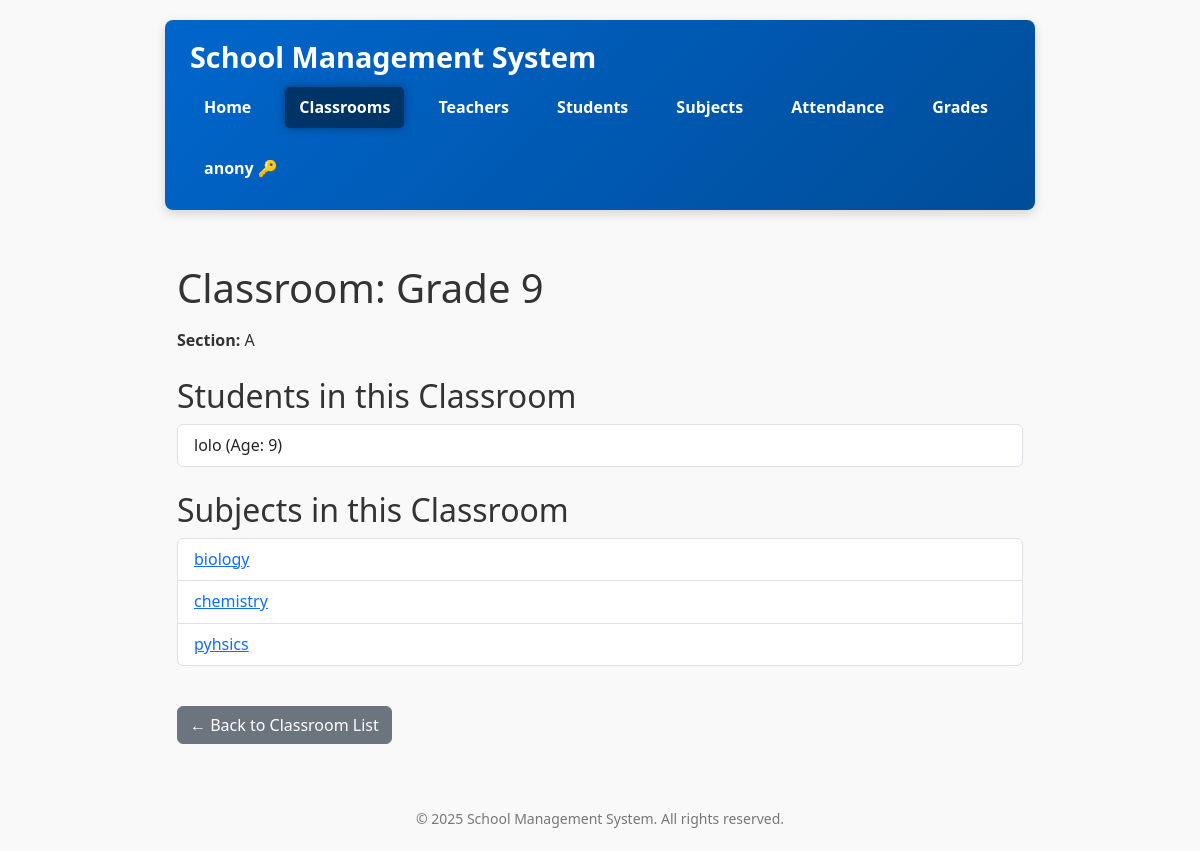
/classrooms/9/ (signed in), run on an earlier commit of the app's database.
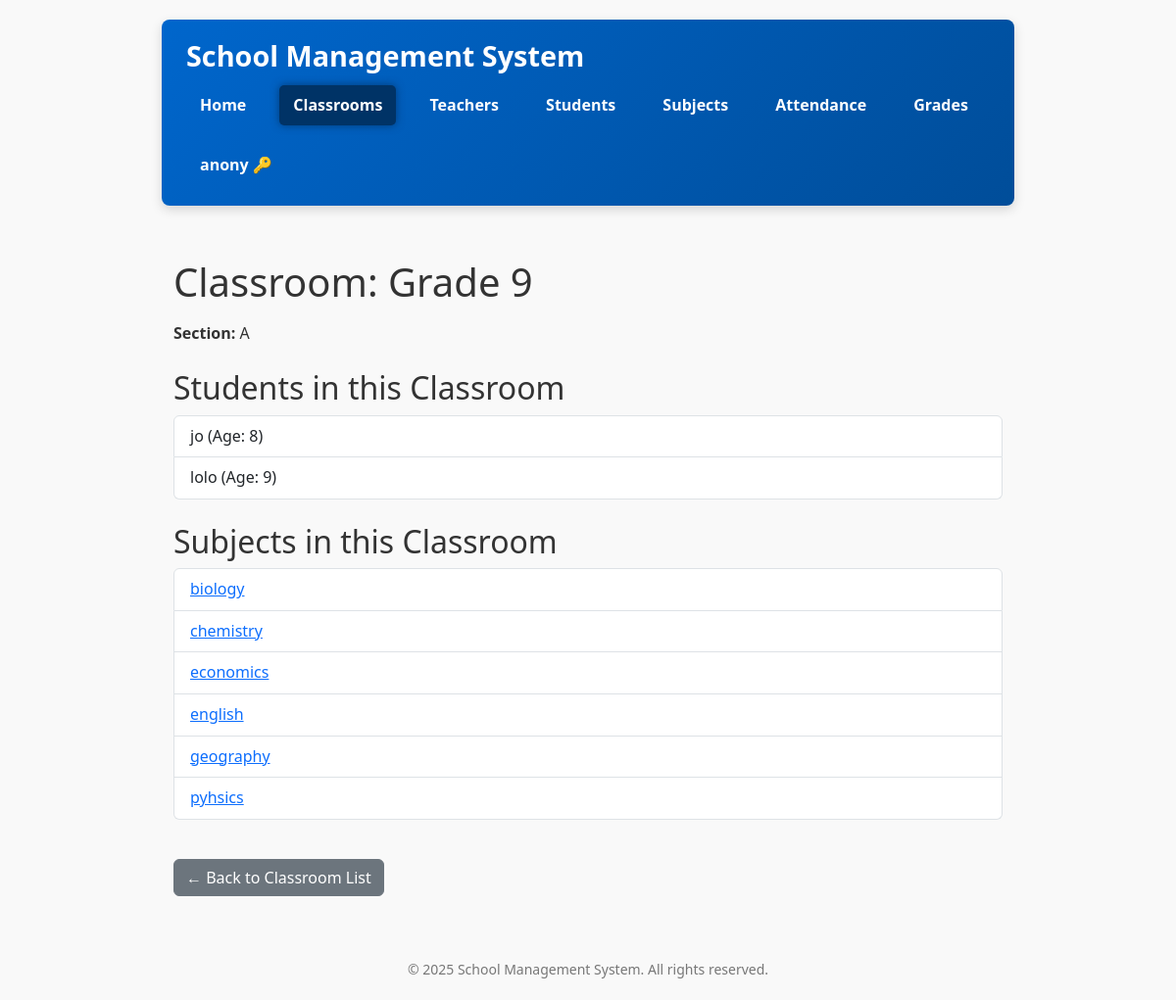
And on a later commit of the database.
### school/models.py (models this page shows, shortened)
class Student(models.Model):
    user = models.OneToOneField(settings.AUTH_USER_MODEL, on_delete=models.CASCADE)
    GENDER_CHOICES = [('Male', 'Male'), ('Female', 'Female'), ('Other', 'Other')]
    name = models.CharField(max_length=100)
    age = models.PositiveIntegerField()
    gender = models.CharField(max_length=10, choices=GENDER_CHOICES)
    photo = models.ImageField(upload_to='student_photos/', blank=True, null=True)
    address = models.TextField(blank=True)
    parent_contact = models.CharField(max_length=20, blank=True)
    classroom = models.ForeignKey(ClassRoom, on_delete=models.CASCADE, related_name='students')
    class Meta:
        ordering = ['name']

class Subject(models.Model):
    name = models.CharField(max_length=100)
    code = models.CharField(max_length=10)
    class Meta:
        ordering = ['name']

### school/views.py (the view)
# urls.py: path('classrooms/<int:pk>/', views.classroom_detail, name='classroom_detail'),
@role_required(['ADMIN', 'TEACHER'])
def classroom_detail(request, pk):
    classroom = get_object_or_404(ClassRoom, pk=pk)
    user = request.user
    if hasattr(user, 'role') and user.role.upper() == 'TEACHER':
        teacher = get_object_or_404(Teacher, user=user)
        if not classroom.subjects.filter(teachers=teacher).exists():
            return HttpResponseForbidden("You do not have permission to view this classroom.")
    students = Student.objects.filter(classroom=classroom)
    subjects = classroom.subjects.all()
    return render(request, 'school/classroom_detail.html', {
        'classroom': classroom,
        'students': students,
        'subjects': subjects,
    })

### school/views.py (called while the page is built)
def role_required(allowed_roles=None):
    if allowed_roles is None:
        allowed_roles = []
    def decorator(view_func):
        @wraps(view_func)
        def wrapper(request, *args, **kwargs):
            if not request.user.is_authenticated:
                from django.contrib.auth.views import redirect_to_login
                return redirect_to_login(request.get_full_path())
            user = request.user
            if user.is_superuser:
                return view_func(request, *args, **kwargs)
            user_role = getattr(user, 'role', None)
            if user_role and user_role.upper() in [r.upper() for r in allowed_roles]:
                return view_func(request, *args, **kwargs)
            from django.shortcuts import redirect
            return redirect('school:no_permission')
        return wrapper
    return decorator

### school/templates/school/classroom_detail.html (shortened to what this page needs)
{% extends 'school/base.html' %}
{% block content %}
<h1 class="mb-3">Classroom: {{ classroom.name }}</h1>
<p><strong>Section:</strong> {{ classroom.section }}</p>
<h2 class="mt-4">Students in this Classroom</h2>
{% if students %}
    <ul class="list-group mb-4">
        {% for student in students %}
            <li class="list-group-item">
                {{ student.name }} (Age: {{ student.age }})
            </li>
        {% endfor %}
    </ul>
{% else %}
    <p class="text-muted">No students enrolled in this classroom.</p>
{% endif %}
<h2 class="mt-4">Subjects in this Classroom</h2>
{% if subjects %}
    <ul class="list-group mb-4">
        {% for subject in subjects %}
            <li class="list-group-item">
                <a href="{% url 'school:subject_detail' subject.pk %}">{{ subject.name }}</a>
            </li>
        {% endfor %}
    </ul>
{% else %}
    <p class="text-muted">No subjects assigned to this classroom.</p>
{% endif %}
<a href="{% url 'school:classroom_list' %}" class="btn btn-secondary mt-3">← Back to Classroom List</a>
{% endblock %}

What changed in the data, as far as the page shows it:
added Student: name "jo", age "8"
added Subject: name "economics"
now on this page (row unchanged): Subject: name "english"
now on this page (row unchanged): Subject: name "geography"
